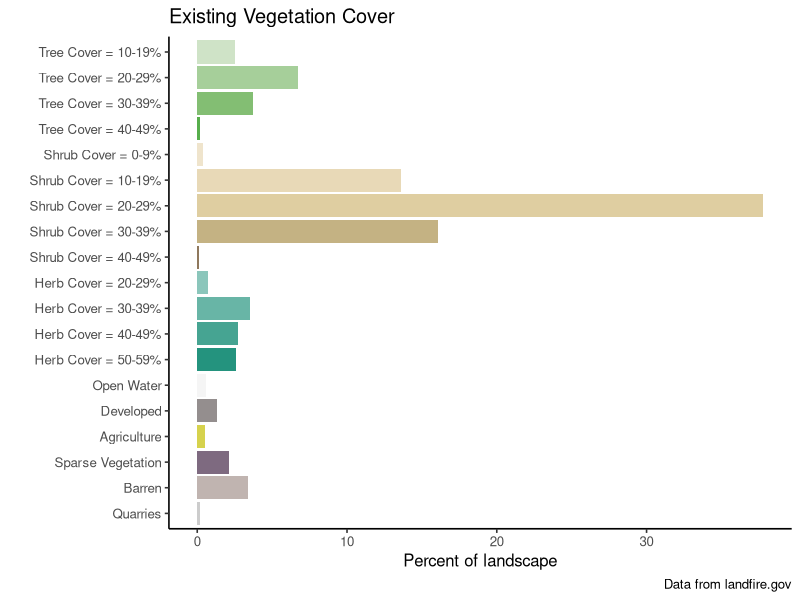
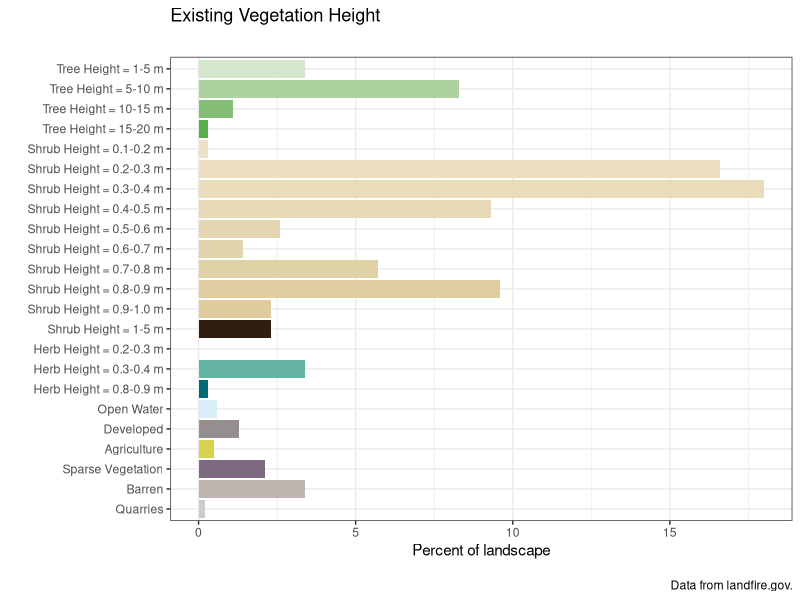

These charts were generated, in order, by the following R code:
## ---- chunk 1
library(tidyverse)

## ---- chunk 2
evcname <- read.csv("data/evc_aoi_attributes.csv") %>% 
  mutate(type = if_else(Value %in% 11, "Open Water",
                                             if_else(Value %in% 12, "Snow / Ice",
                                                     if_else(Value %in% c(13:25), "Developed",
                                                             if_else(Value %in% 31, "Barren",
                                                                     if_else(Value %in% c(60:70), "Agriculture",
                                                                             if_else(Value %in% 32, "Quarries",
                                                                                     if_else(Value %in% 100, "Sparse Vegetation",
                                                                                             if_else(Value %in% c(101:199), "Tree",
                                                                                                     if_else(Value %in% c(201:299), "Shrub",
                                                                                                             if_else(Value %in% c(301:399), "Herb",
                                                                                                                     "Other")))))))))))



# create reverse substr() function
revSubstr <- function(x, start, stop) {
  x <- strsplit(x, "")
  sapply(x, 
         function(x) paste(rev(rev(x)[start:stop]), collapse = ""), 
         USE.NAMES = FALSE)  }

# create cover column based on 2nd and 3rd to last Values of classname
# if "Other" type, make 0
evcname <- evcname %>% mutate(cover = as.numeric(if_else(Value > 100,
                                                         revSubstr(evcname$CLASSNAMES, start = 2, stop = 3),
                                                         "0")))

# create bin breaks for grouping
breaks <- seq(0, 100, 10)
# create intervals for grouping and summarize
# also create factor order for "type"
evcgroup <- evcname %>%
  mutate(interval = cut(cover,
                        breaks, 
                        include.lowest = TRUE, 
                        right = T,
                        labels = c("0-9", "10-19", "20-29", "30-39", "40-49", "50-59", "60-69", "70-79", 
                                   "80-89", "90-100")),
         type = factor(type, levels = c("Tree", "Shrub", "Herb", "Open Water", "Snow / Ice", "Developed", "Agriculture", "Sparse Vegetation", "Barren", "Quarries", "Other"))) %>%
  group_by(type, interval) %>%
  summarize(COUNT = sum(Freq),
            acres = sum(ACRES),
            rel_percent = sum(REL_PERCENT))

# add label and legend names based on condition
evcgroup <- evcgroup %>% mutate(label = if_else(type %in% c("Tree", "Shrub", "Herb"),
                                                paste0(type, " Cover = ", interval, "%"), as.character(type)),
                                legend = if_else(type %in% c("Tree", "Shrub", "Herb", "Open Water"),
                                                 type, as.factor("Other")))

# turn current label order to factors
evclabel.list <- evcgroup$label
evcgroup <- evcgroup %>% mutate(label = fct_rev(factor(label, evclabel.list)))

# join in custom cols column to color bars by specific label

evc_group_cols <- read.csv("data/evc_group_acc.csv")

evcgroup <- left_join(evcgroup, evc_group_cols, by = "label")

evcgroup$label <- factor(evcgroup$label, levels = rev(evcgroup$label))

evcgroup <- evcgroup %>%
  filter(rel_percent > 0.01)

# plot
evcChart <-
  ggplot(data = evcgroup, aes(x = label, y = rel_percent, fill = colors)) +
  geom_bar(stat = "identity") +
  labs(
    title = "Existing Vegetation Cover",
    caption = "Data from landfire.gov",
    x = "",
    y = "Percent of landscape") +
  scale_fill_identity() +
  coord_flip() +
  theme_classic(base_size = 12)+
  theme(legend.position = "none") 


evcChart

## ---- chunk 3

# load evh attribute table
evhname <- read.csv(file = "data/evh_aoi_attributes.csv") %>% 
  mutate(type = if_else(Value %in% 11, "Open Water",
                                             if_else(Value %in% 12, "Snow / Ice",
                                                     if_else(Value %in% c(13:25), "Developed",
                                                             if_else(Value %in% 31, "Barren",
                                                                     if_else(Value %in% c(60:70), "Agriculture",
                                                                             if_else(Value %in% 32, "Quarries",
                                                                                     if_else(Value %in% 100, "Sparse Vegetation",
                                                                                             if_else(Value %in% c(101:199), "Tree",
                                                                                                     if_else(Value %in% c(201:299), "Shrub",
                                                                                                             if_else(Value %in% c(301:399), "Herb",
                                                                                                                     "Other"))))))))))) %>%
  mutate(height_m = if_else(type %in% "Tree", (Value -100),
                            if_else(type %in% "Shrub", ((Value - 200) / 10),
                                    if_else(type %in% "Herb", ((Value - 300) / 10), 0))) %>%
           as.character() %>% as.numeric())

# create bin breaks for grouping
breaks <- c(0, 0.1, 0.2, 0.3, 0.4, 0.5, 0.6, 0.7, 0.8, 0.9, 1, 5, 10, 15, 20, 25, 30, 35, 40, 45, 50, 55, 60, 65, 70, 75, 80, 85, 90, 95, 100)

# create intervals for grouping and summarize
# also create factor order for "type"
evhgroup <- evhname %>%
  mutate(interval = cut(height_m,
                        breaks, 
                        include.lowest = TRUE, 
                        right = F,
                        labels = c("0", "0.1-0.2", "0.2-0.3", "0.3-0.4" ,"0.4-0.5", "0.5-0.6", "0.6-0.7", "0.7-0.8", "0.8-0.9", "0.9-1.0", "1-5", "5-10", "10-15", "15-20", "20-25", "25-30", "30-35", "35-40", "40-45", "45-50", "50-55", "55-60", "60-65", "65-70", "70-75", "75-80", "80-85", "85-90", "90-95", "95-100")),
         type = factor(type, levels = c("Tree", "Shrub", "Herb", "Open Water", "Snow / Ice", "Developed", "Agriculture", "Sparse Vegetation", "Barren", "Quarries", "Other"))) %>%
  group_by(type, interval) %>%
  summarise(COUNT = sum(Freq),
            acres = sum(ACRES),
            rel_percent = sum(REL_PERCENT))



# add label and legend names based on condition
evhgroup <- evhgroup %>% mutate(label = if_else(type %in% c("Tree", "Shrub", "Herb"),
                                                paste0(type, " Height = ", interval, " m"), as.character(type)),
                                legend = if_else(type %in% c("Tree", "Shrub", "Herb", "Open Water"),
                                                 type, as.factor("Other")))
# turn current label order to factors
evhlabel.list <- evhgroup$label
evhgroup <- evhgroup %>% mutate(label = fct_rev(factor(label, evhlabel.list)))


# join in custom cols column to color bars by specific label

evh_group_cols <- read.csv("data/evh_group_acc.csv")

evhgroup <- left_join(evhgroup, evh_group_cols, by = "label")

evhgroup$label <- factor(evhgroup$label, levels = rev(evhgroup$label))

evhgroup <- evhgroup %>%
  filter(rel_percent > 0.01)


# plot
evhChart <-
ggplot(data = evhgroup, aes(x = label, y = rel_percent, fill = colors)) +
  geom_bar(stat = "identity") +
  labs(
    title = "Existing Vegetation Height",
    subtitle = "",
    caption = "\nData from landfire.gov.",
    x = "",
    y = "Percent of landscape") +
  scale_fill_identity() +
  coord_flip() +
  theme_bw()

evhChart



# plot with original color scheme
# evhChart <-
# ggplot(data = evhgroup, aes(x = label, y = REL_PERCENT, fill = legend)) +
#   geom_bar(stat = "identity") +
#   labs(
#     title = "Existing Vegetation Height",
#     subtitle = "landscape_name",
#     caption = "Data from landfire.gov.",
#     x = "",
#     y = "percent of landscape") +
#   scale_fill_manual(Values = cols, name = "") +
#   coord_flip() +
#   theme_bw()
# 
# evhChart





